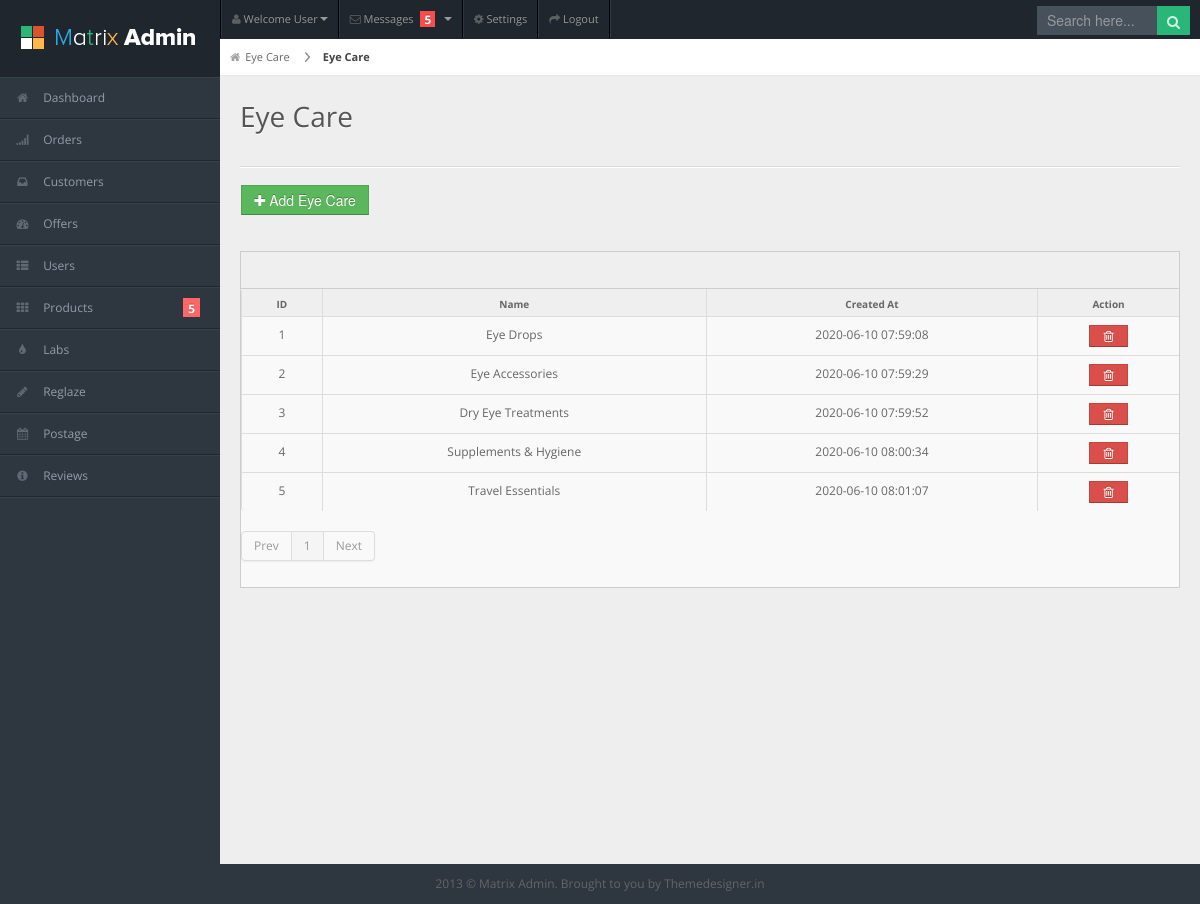
The app's page /admin/eye_care_cat.php with its own data.
### tables this page shows
CREATE TABLE `eye_care` (
  `id` int(11) NOT NULL,
  `Product_id` int(24) DEFAULT NULL,
  `Eye_Care` varchar(225) DEFAULT NULL,
  `active` int(11) DEFAULT NULL,
  `created_at` timestamp NOT NULL DEFAULT current_timestamp() ON UPDATE current_timestamp(),
  `updated_at` timestamp NOT NULL DEFAULT '0000-00-00 00:00:00'
);

### admin/eye_care_cat.php (the view, shortened to what this page needs)
<?php include('Connection2.php'); ?>
<!DOCTYPE html>
<html lang="en">
<head>
<link rel="stylesheet" href="css/bootstrap.min.css" />
<link rel="stylesheet" href="css/bootstrap-responsive.min.css" />
<link rel="stylesheet" href="css/uniform.css" />
<link rel="stylesheet" href="css/select2.css" />
<link rel="stylesheet" href="css/matrix-style.css" />
<link rel="stylesheet" href="css/matrix-media.css" />
<link href="font-awesome/css/font-awesome.css" rel="stylesheet" />
</head>
<body>
<div id="header">
  <h1><a href="dashboard.html">Matrix Admin</a></h1>
</div>
<div id="user-nav" class="navbar navbar-inverse">
  <ul class="nav">
    <li  class="dropdown" id="profile-messages" ><a title="" href="#" data-toggle="dropdown" data-target="#profile-messages" class="dropdown-toggle"><i class="icon icon-user"></i>  <span class="text">Welcome User</span><b class="caret"></b></a>
    </li>
    <li class="dropdown" id="menu-messages"><a href="#" data-toggle="dropdown" data-target="#menu-messages" class="dropdown-toggle"><i class="icon icon-envelope"></i> <span class="text">Messages</span> <span class="label label-important">5</span> <b class="caret"></b></a>
    </li>
    <li class=""><a title="" href="#"><i class="icon icon-cog"></i> <span class="text">Settings</span></a></li>
    <li class=""><a title="" href="login.html"><i class="icon icon-share-alt"></i> <span class="text">Logout</span></a></li>
  </ul>
</div>
<div id="search">
  <input type="text" placeholder="Search here..."/>
  <button type="submit" class="tip-bottom" title="Search"><i class="icon-search icon-white"></i></button>
</div>
<?php include 'dashboard_aside.php' ?>
<div id="content">
  <div id="content-header">
    <div id="breadcrumb"> <a href="eye_care.php" title="Contact Lense" class="tip-bottom"><i class="icon-home"></i>Eye Care</a> <a href="#" class="current">Eye Care</a> </div>
    <h1>Eye Care</h1>
  </div>
  <div class="container-fluid">
    <hr>
	  <div class="row-fluid">
		 <div class="span6">
			  <button onClick="window.location.href='eye_care_category_add.php?type=types'" class="btn btn-success add-sglasses-btn"><i class="icon-plus"></i> Add Eye Care</button><br><br>
		</div>
		  <div class="span6">
		</div>
	  </div>
    <div class="row-fluid">
      <div class="span12">
        <div class="widget-box">
          <div class="widget-title">
          </div>
          <div class="widget-content nopadding">
            <table class="table table-bordered table-striped">
              <thead>
                <tr>
				  <th>ID</th>
                  <th>Name</th>
                  <th>Created At</th>
                  <th>Action</th>
                </tr>
              </thead>
              <tbody>
				 <?php
				if (isset($_GET['pageno'])) {
					$pageno = $_GET['pageno'];
				} else {
					$pageno = 1;
				}
				$no_of_records_per_page = 20;
				$offset = ($pageno-1) * $no_of_records_per_page;
				$total_pages_sql = "SELECT COUNT(*) FROM eye_care where active=0";
			$result = mysqli_query($conn,$total_pages_sql);
			$total_rows = mysqli_fetch_array($result)[0];
			$total_pages = ceil($total_rows / $no_of_records_per_page);
				if(isset($_GET['search'])) {
				$my_search = $_GET['search'];
				$fetch_query = mysqli_query($conn,"SELECT * FROM eye_care  where Brands_Name='$my_search' OR Brands_Name LIKE '%$my_search%'  AND active=1");
				}
				else {
				$fetch_query = mysqli_query($conn,"SELECT * FROM eye_care where active=1 LIMIT $offset, $no_of_records_per_page");
				}
				while($row=mysqli_fetch_array($fetch_query,MYSQLI_ASSOC)) {
					?>
                <tr class="odd gradeX">
				  <td style="text-align: center;"><?php echo $row['id']; ?></td>
				  <td style="text-align: center;"><?php echo $row['Eye_Care']; ?></td>
                  <td style="text-align: center;"><?php echo $row['created_at']; ?></td>
                  <td class="center">
					  <center>
					<button class="btn btn-mini btn-danger add-sglasses-action-btn" onclick="window.location.href='eye_care_cat.php?delete_eye_care_type_id=<?php echo $row['id']; ?>'">&nbsp;&nbsp;<i class="icon-trash"></i> &nbsp;</button>
						  </center>
				  </td>
                </tr>
                <?php } ?>
              </tbody>
            </table>
			  <?php if(isset($_GET['search'])) {} else { ?>
			  <div class="pagination">
              <ul>
                <li class="<?php if($pageno <= 1){ echo 'disabled'; } ?>"><a href="<?php if($pageno <= 1){ echo '#'; } else { echo "?pageno=".($pageno - 1); } ?>" >Prev</a></li>
				<?php for($t=1;$t<=$total_pages;$t++) {
				if($t == $pageno) {
				?>
                <li class="active"> <a href=""><?php echo $t; ?></a> </li>
				<?php
				} else { ?>
				<li class=""> <a href=""><?php echo $t; ?></a> </li>
					<?php
					}
				} ?>
                <li class="<?php if($pageno >= $total_pages){ echo 'disabled'; } ?>"><a href="<?php if($pageno >= $total_pages){ echo '#'; } else { echo "?pageno=".($pageno + 1); } ?>">Next</a></li>
              </ul>
            </div>
			  <?php } ?>
          </div>
        </div>
      </div>
    </div>
  </div>
</div>
<div class="row-fluid">
  <div id="footer" class="span12"> 2013 &copy; Matrix Admin. Brought to you by <a href="http://themedesigner.in">Themedesigner.in</a> </div>
</div>
</body>
</html>

### admin/css/matrix-media.css (style rules this page uses)
body { background:#2E363F; }
#header { background-color: #1f262d; margin-top:10px; }
#search input[type=text], #search button { background-color: #28b779; }
#search input[type=text] { background-color: #47515b; color: #fff; }

### records on screen
eye_care: id "1", Eye_Care "Eye Drops", created_at "2020-06-10 07:59:08"
eye_care: id "2", Eye_Care "Eye Accessories", created_at "2020-06-10 07:59:29"
eye_care: id "3", Eye_Care "Dry Eye Treatments", created_at "2020-06-10 07:59:52"
eye_care: id "4", Eye_Care "Supplements & Hygiene", created_at "2020-06-10 08:00:34"
eye_care: id "5", Eye_Care "Travel Essentials", created_at "2020-06-10 08:01:07"
